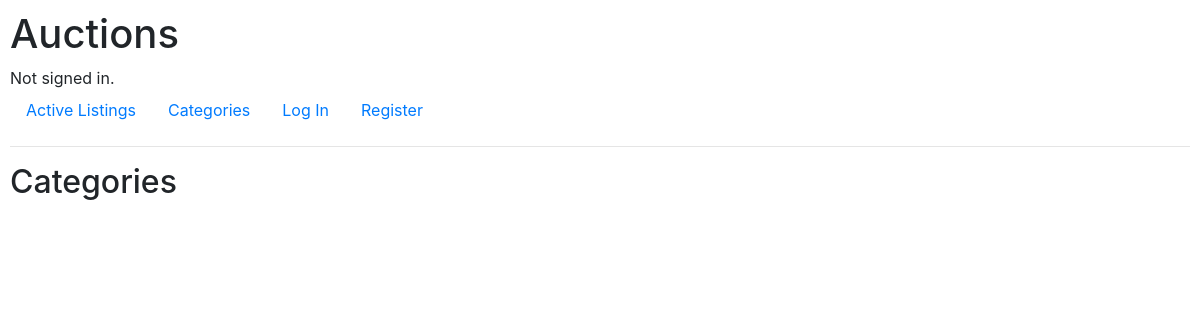
Before: /categories with the older database file.
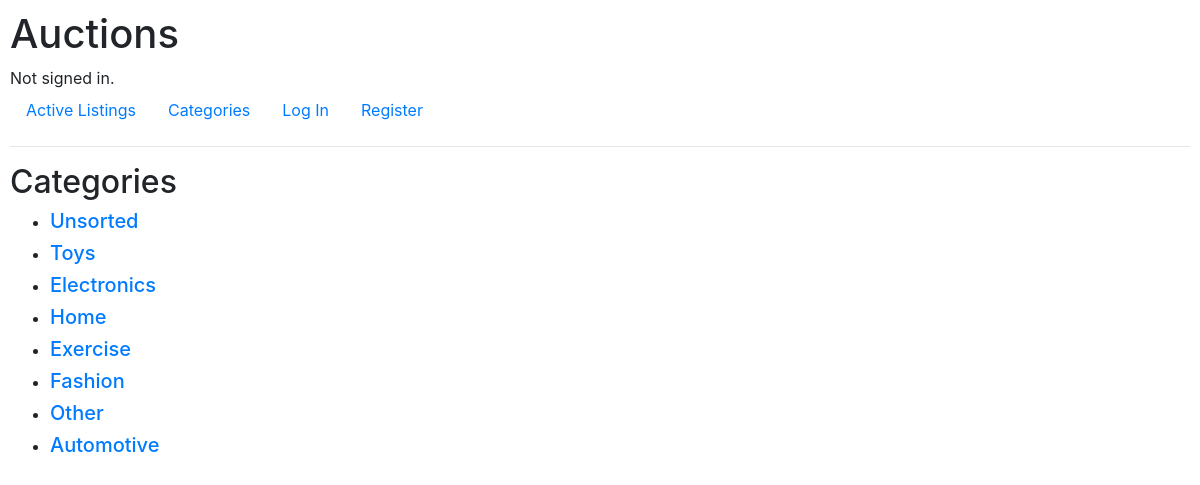
After: the same page with the newer database file.
### auctions/models.py (models this page shows)
class Category(models.Model):
    category = models.CharField(max_length=16, default='Unsorted')

### auctions/views.py (the view)
# urls.py: path("categories", views.categories, name= "categories"),
def categories(request):
    return render(request, "auctions/categories.html",{
        "categories": Category.objects.all()
    } )

### auctions/templates/auctions/categories.html
{% extends "auctions/layout.html" %}
{% block body %}
    <h2>Categories</h2>
<ul>
    {% for category in categories %}
    <li>
        <a href="{% url 'category' category.category %}"><h5>{{ category.category }}</h5></a>
    </li>
    {% endfor %}
</ul>
{% endblock %}

Changed rows visible on the page:
added Category: category "Unsorted"
added Category: category "Toys"
added Category: category "Electronics"
added Category: category "Home"
added Category: category "Exercise"
added Category: category "Fashion"
added Category: category "Other"
added Category: category "Automotive"
